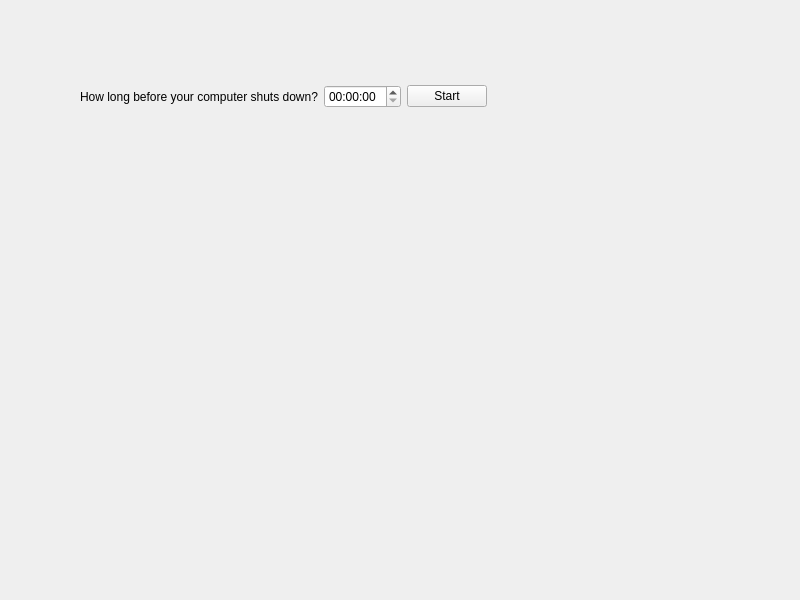
<?xml version="1.0" encoding="UTF-8"?>
<ui version="4.0">
 <class>SleepTimer</class>
 <widget class="QWidget" name="SleepTimer">
  <property name="geometry">
   <rect>
    <x>0</x>
    <y>0</y>
    <width>800</width>
    <height>600</height>
   </rect>
  </property>
  <property name="windowTitle">
   <string>SleepTimer</string>
  </property>
  <widget class="QWidget" name="">
   <property name="geometry">
    <rect>
     <x>80</x>
     <y>80</y>
     <width>407</width>
     <height>33</height>
    </rect>
   </property>
   <layout class="QHBoxLayout" name="horizontalLayout">
    <item>
     <widget class="QLabel" name="label">
      <property name="text">
       <string>How long before your computer shuts down?</string>
      </property>
     </widget>
    </item>
    <item>
     <widget class="QTimeEdit" name="timeEdit"/>
    </item>
    <item>
     <widget class="QPushButton" name="pushButton">
      <property name="text">
       <string>Start</string>
      </property>
     </widget>
    </item>
   </layout>
  </widget>
 </widget>
 <resources/>
 <connections/>
</ui>
